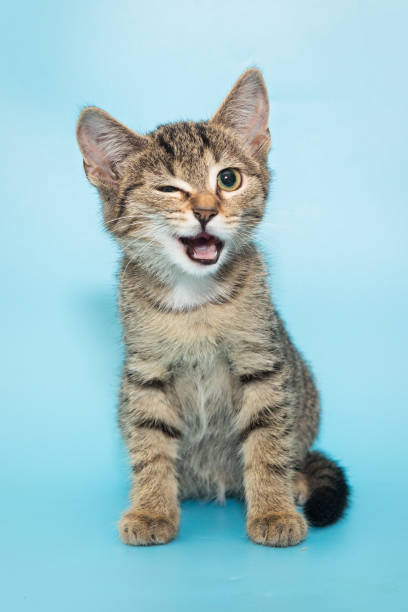
#> input picture Opencv/Images/cat.jpg, 408 x 612 px
$ python masking.py
#> lines starting #> are read from the running program, lines starting #| are printed output that depends on the picture; after the words box and inside, x2 and y2 are one past the last pixel; in counts of white or black regions, pixels touching at a corner belong together
import cv2 as cv
import numpy as np

img = cv.imread('Images/cat.jpg')
#> img is the input picture: shape (612, 408, 3); mean B, G, R 199.2, 194, 158.3
cv.imshow('Cats', img)

blank = np.zeros(img.shape[:2], dtype='uint8')
cv.imshow('Blank Image', blank)

circle = cv.circle(blank.copy(), (img.shape[1]//2 + 45, img.shape[0]//2) , 100, 255, -1)
cv.imshow('Mask', circle)
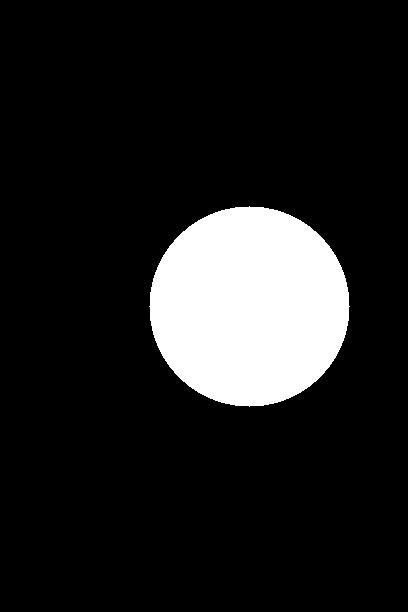
#> window 'Mask': shape (612, 408); 12.6% white; 1 white region, box (x1, y1, x2, y2) and area: (149, 206, 350, 407) 31417

rectangle = cv.rectangle(blank.copy(), (30,30), (370,370), 255, -1)
weird_shape = cv.bitwise_and(rectangle, circle)
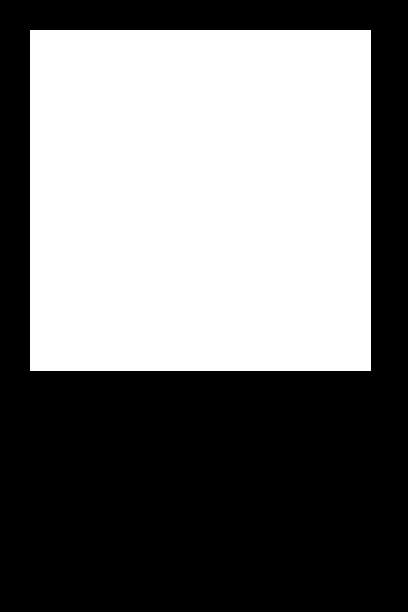
#> rectangle: shape (612, 408); 46.6% white; 1 white region, box (x1, y1, x2, y2) and area: (30, 30, 371, 371) 116281

cv.imshow('Weird Shape', weird_shape)
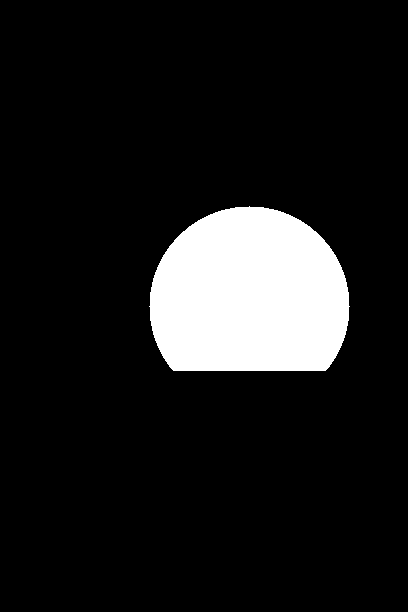
#> window 'Weird Shape': shape (612, 408); 11.1% white; 1 white region, box (x1, y1, x2, y2) and area: (149, 206, 350, 371) 27647


masked = cv.bitwise_and(img, img, mask=weird_shape)
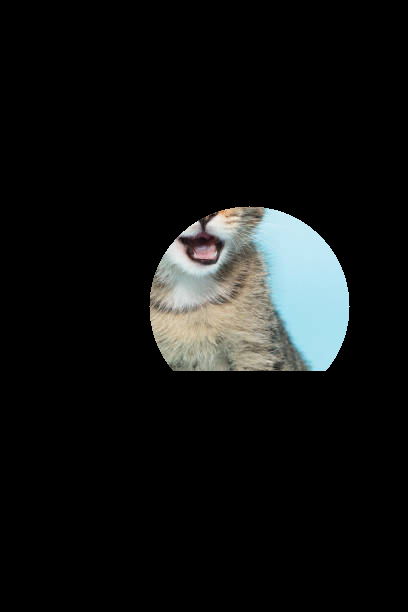
#> masked: shape (612, 408, 3); mean B, G, R 19.2, 19.6, 18.1
cv.imshow('Weired Shape Masked Image', masked)

cv.waitKey(0)

$ run again, with Opencv/Images/colorballs.jpg copied over Opencv/Images/cat.jpg
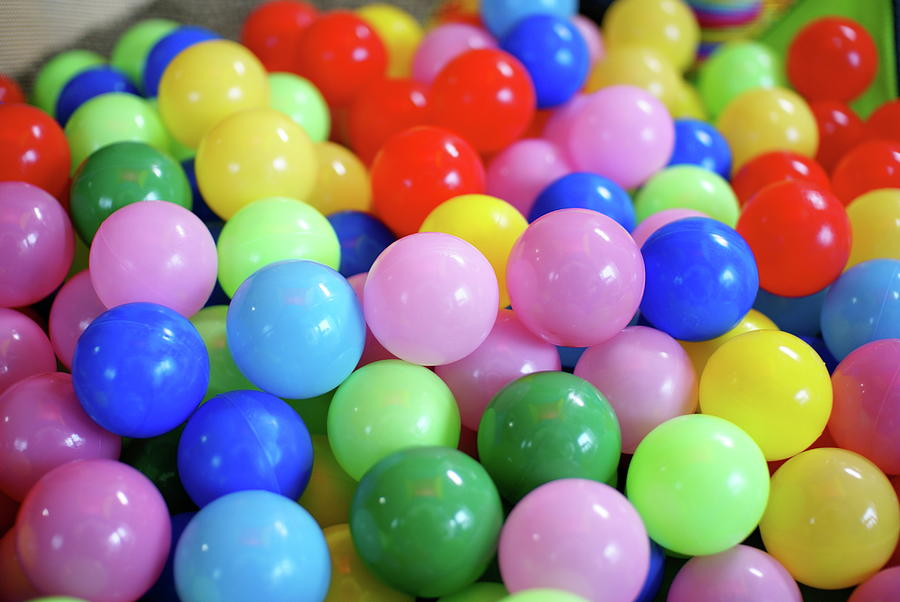
#> input picture Opencv/Images/colorballs.jpg, 900 x 602 px
#> img is the input picture: shape (602, 900, 3); mean B, G, R 124, 126.1, 144.7
#> `cv.imshow('Mask', circle)`:
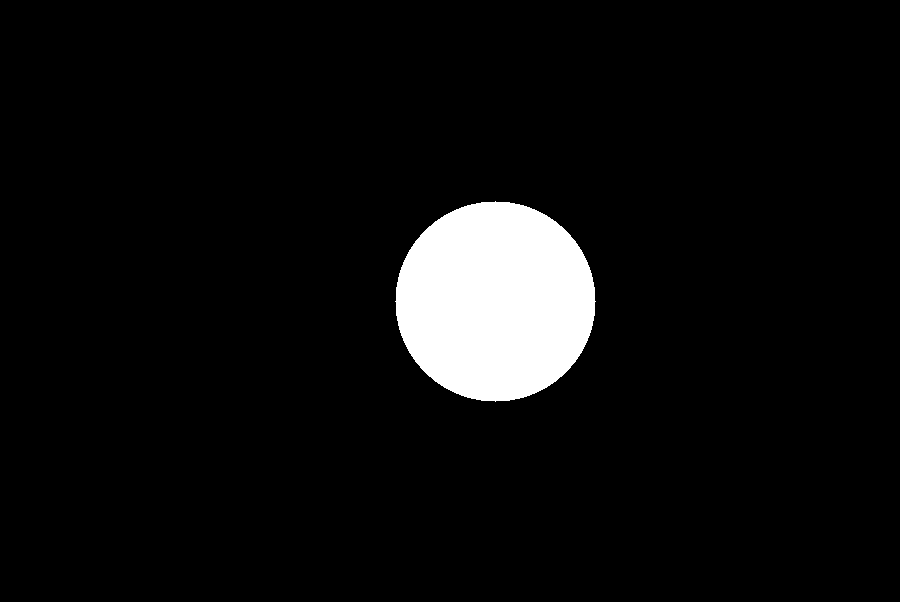
#> window 'Mask': shape (602, 900); 5.8% white; 1 white region, box (x1, y1, x2, y2) and area: (395, 201, 596, 402) 31417
#> `weird_shape = cv.bitwise_and(rectangle, circle)`:
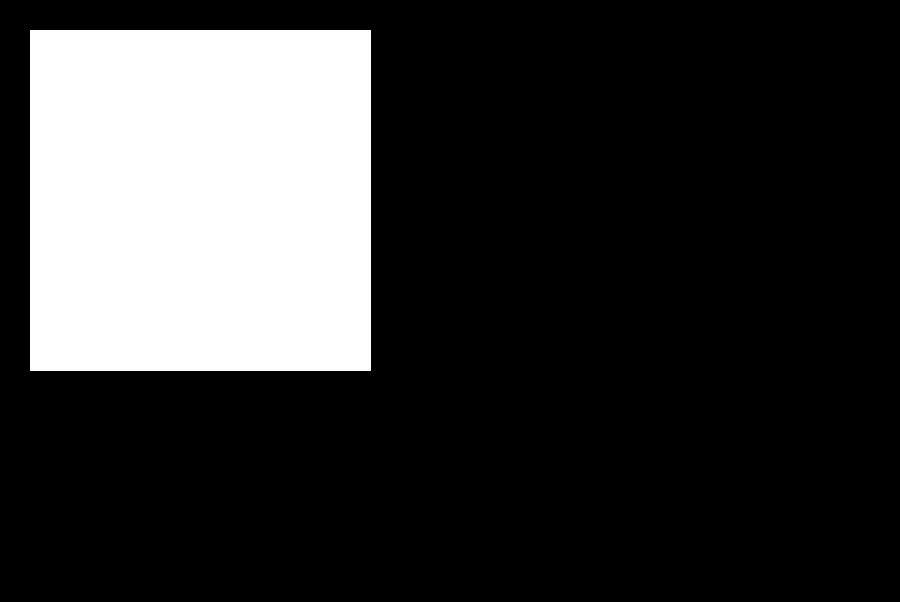
#> rectangle: shape (602, 900); 21.5% white; 1 white region, box (x1, y1, x2, y2) and area: (30, 30, 371, 371) 116281
#> masked: shape (602, 900, 3); every value is 0
